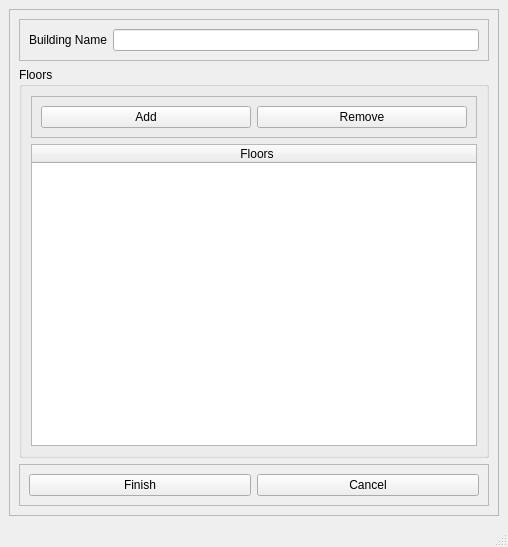
<?xml version="1.0" encoding="UTF-8"?>
<ui version="4.0">
 <class>EditBuildingWindow</class>
 <widget class="QMainWindow" name="EditBuildingWindow">
  <property name="geometry">
   <rect>
    <x>0</x>
    <y>0</y>
    <width>508</width>
    <height>547</height>
   </rect>
  </property>
  <property name="windowTitle">
   <string>MainWindow</string>
  </property>
  <widget class="QWidget" name="centralwidget">
   <layout class="QGridLayout" name="gridLayout">
    <item row="0" column="0">
     <widget class="QFrame" name="frame">
      <property name="frameShape">
       <enum>QFrame::StyledPanel</enum>
      </property>
      <property name="frameShadow">
       <enum>QFrame::Raised</enum>
      </property>
      <layout class="QGridLayout" name="gridLayout_6">
       <item row="0" column="0">
        <widget class="QFrame" name="frame_2">
         <property name="frameShape">
          <enum>QFrame::StyledPanel</enum>
         </property>
         <property name="frameShadow">
          <enum>QFrame::Raised</enum>
         </property>
         <layout class="QGridLayout" name="gridLayout_2">
          <item row="0" column="0">
           <widget class="QLabel" name="label">
            <property name="text">
             <string>Building Name</string>
            </property>
           </widget>
          </item>
          <item row="0" column="1">
           <widget class="QLineEdit" name="BldWin_BuildingNameLineEdit"/>
          </item>
         </layout>
        </widget>
       </item>
       <item row="1" column="0">
        <widget class="QGroupBox" name="groupBox">
         <property name="title">
          <string>Floors</string>
         </property>
         <layout class="QGridLayout" name="gridLayout_5">
          <item row="0" column="0">
           <widget class="QFrame" name="frame_4">
            <property name="frameShape">
             <enum>QFrame::StyledPanel</enum>
            </property>
            <property name="frameShadow">
             <enum>QFrame::Raised</enum>
            </property>
            <layout class="QGridLayout" name="gridLayout_4">
             <item row="0" column="0">
              <widget class="QPushButton" name="BldWin_AddButton">
               <property name="text">
                <string>Add</string>
               </property>
              </widget>
             </item>
             <item row="0" column="1">
              <widget class="QPushButton" name="BldWin_RemoveButton">
               <property name="text">
                <string>Remove</string>
               </property>
              </widget>
             </item>
            </layout>
           </widget>
          </item>
          <item row="1" column="0">
           <widget class="QTableWidget" name="BldWin_FloorTable">
            <attribute name="horizontalHeaderDefaultSectionSize">
             <number>450</number>
            </attribute>
            <column>
             <property name="text">
              <string>Floors</string>
             </property>
            </column>
           </widget>
          </item>
         </layout>
        </widget>
       </item>
       <item row="2" column="0">
        <widget class="QFrame" name="frame_3">
         <property name="frameShape">
          <enum>QFrame::StyledPanel</enum>
         </property>
         <property name="frameShadow">
          <enum>QFrame::Raised</enum>
         </property>
         <layout class="QGridLayout" name="gridLayout_3">
          <item row="0" column="0">
           <widget class="QPushButton" name="BldWin_FinishButton">
            <property name="text">
             <string>Finish</string>
            </property>
           </widget>
          </item>
          <item row="0" column="1">
           <widget class="QPushButton" name="BldWin_CancelButton">
            <property name="text">
             <string>Cancel</string>
            </property>
           </widget>
          </item>
         </layout>
        </widget>
       </item>
      </layout>
     </widget>
    </item>
   </layout>
  </widget>
  <widget class="QMenuBar" name="menubar">
   <property name="geometry">
    <rect>
     <x>0</x>
     <y>0</y>
     <width>508</width>
     <height>21</height>
    </rect>
   </property>
  </widget>
  <widget class="QStatusBar" name="statusbar"/>
 </widget>
 <resources/>
 <connections/>
</ui>
